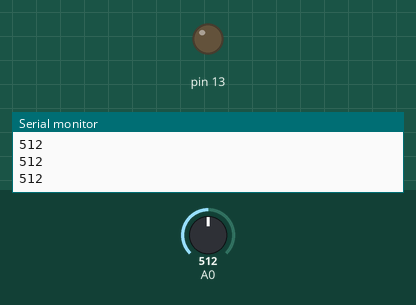
This sketch was run on a simulated Arduino Uno, built with avr-gcc and run on an emulated ATmega328P. Shown: output pins drawn as LEDs (lit = HIGH), the last lines printed to the serial monitor. The inputs (shaded band) are chosen by the test bench; at power-on: A0 = 512.

Above: at 1.2 s.
1.3 s: A0 set to 76
2.8 s: A0 set to 66
At 3.3 s:
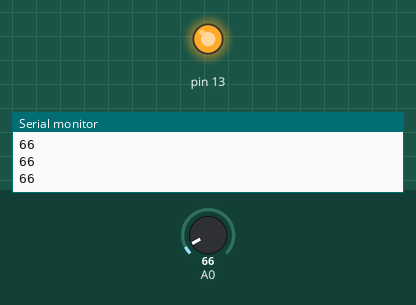
4.3 s: A0 set to 122
At 5.5 s:
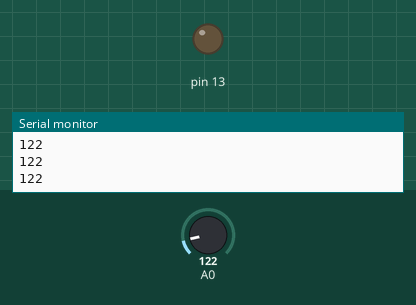
5.8 s: A0 set to 60
At 6.8 s:
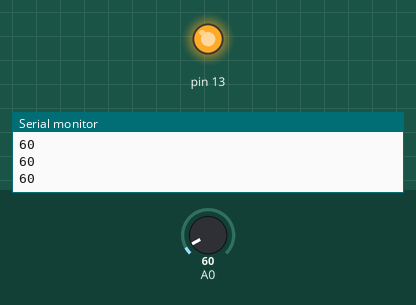
Timing chart, 0 to 8.3 s (numbered marks = the images above; inputs shaded):
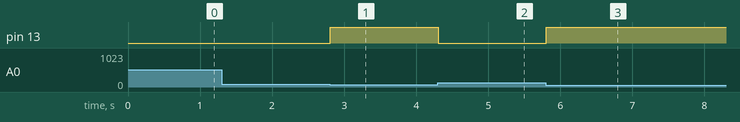

Measured:
- the behaviour switches between 70 and 69 on A0 (found by bisection; images 0 and 1)
- after the input at 2.8 s, pin 13: LOW → HIGH at once
- after the input at 4.3 s, pin 13: HIGH → LOW at once
- after the input at 5.8 s, pin 13: LOW → HIGH at once

The sketch:

cam_bien_anh_sang.ino
```cpp
void setup() {
  // put your setup code here, to run once:
  Serial.begin(9600);
  pinMode(13,OUTPUT);
}

void loop() {
  int lux= analogRead(A0);
  Serial.println(analogRead(A0));

 if (lux < 70 )
 {
  digitalWrite(13,HIGH);
 }
 else digitalWrite(13, LOW);
 }
```
